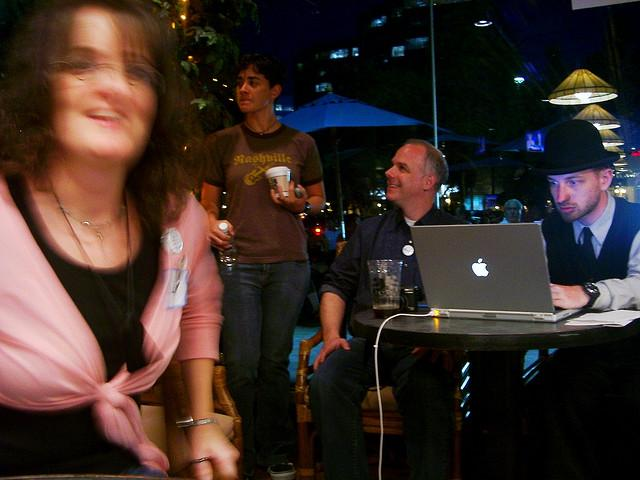
%> input picture face/motion0034.jpg, 640 x 480 px
$ octave facedetect.m   (GNU Octave 9; MATLAB toolbox functions it lacks are replaced by stand-ins)
%> lines starting %> are read from the running program, lines starting %| are printed output that depends on the picture
% LI
% run face detection then deblur the face

%I = imread('Original_255.jpg');
I = imread('motion0034.jpg');
%> I is the input picture: size 480x640x3 uint8; mean R, G, B 60.9, 45.6, 40.5
FDetect = vision.CascadeObjectDetector;

 %detect Face
FDetect = vision.CascadeObjectDetector;

%Read the input image
I = imread('motion0034.jpg');

%Returns Bounding Box values based on number of objects
BB = step(FDetect,I);
%> BB = [42 13 137 137; 224 65 47 47]

figure,
imshow(I); hold on

I = imread('motion0034.jpg');
imshow(I);
hold on;
rectangle('Position',BB(2,:),'LineWidth',5,'LineStyle','-','EdgeColor','r');
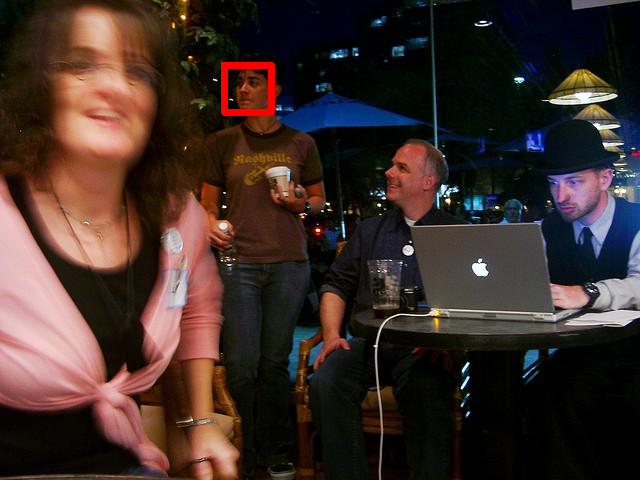
%> figure redrawn from the program's plot data

%%%%%%%%% make region of interest slightly larger than bounding box with face
hold off;
x = BB(2,1)
%> x = 224
y = BB(2,2)
%> y = 65
w = BB(2,3)
%> w = 47
h = BB(2,4)
%> h = 47
% w =floor(w/2)
% h = floor(h/2)
%I(y:(y+w),x:(x+h),:) = 1;
imshow(I);
ROI = I(y:(y+w),x:(x+h),:);
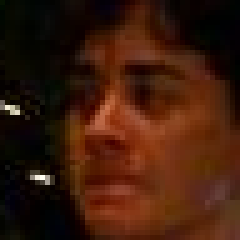
%> ROI: size 48x48x3 uint8 (shown 5 times larger); mean R, G, B 61.5, 27.2, 11

[imgDim1, imgDim2, ~] = size(I);
%> imgDim1 = 480; imgDim2 = 640

enlargefactorH = 0.2;
enlargefactorV = 0;
y1 = max(1, y-floor(w+enlargefactorH*w));
%> y1 = 9
y2 = min(y+floor(w+w*enlargefactorH), imgDim1);
%> y2 = 121
x1 = max(1, x-floor(h+enlargefactorV*h));
%> x1 = 177
x2 = min(x+floor(h+h*enlargefactorV), imgDim2);
%> x2 = 271

ROI = I(y1:y2,x1:x2,:);
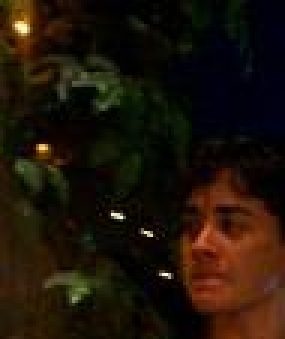
%> ROI: size 113x95x3 uint8 (shown 3 times larger); mean R, G, B 30.8, 19.7, 8.5
imshow(ROI)
set(gcf,'color','w');

%%%%%%%%%%%%%%%%%%%%%%%%%%%% Run compute_gradient_similarity for the image


%run "Copy_of_computer_gradient_similarity" to find best match
% 002_03_02_051_05.png
% is the bset match
	match_name = '002_03_02_051_05.png'


%%%%%%%%%%%%%%%%%%%%%%%%%%%% Run Deblurring
%%%%%%%%%% runs deblurring
%%%%%%%%% adapted from Pan 2014 code. Need this code. See README.

	y_color = ROI;
	k_size = 30;


      blurred = rgb2gray(y_color);
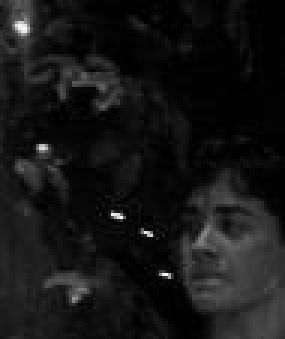
%> blurred: size 113x95 uint8 (shown 3 times larger); min 0, max 253, mean 21.7

      blurred = im2double(blurred);
%> blurred: size 113x95 double

%> (the run ends here)
